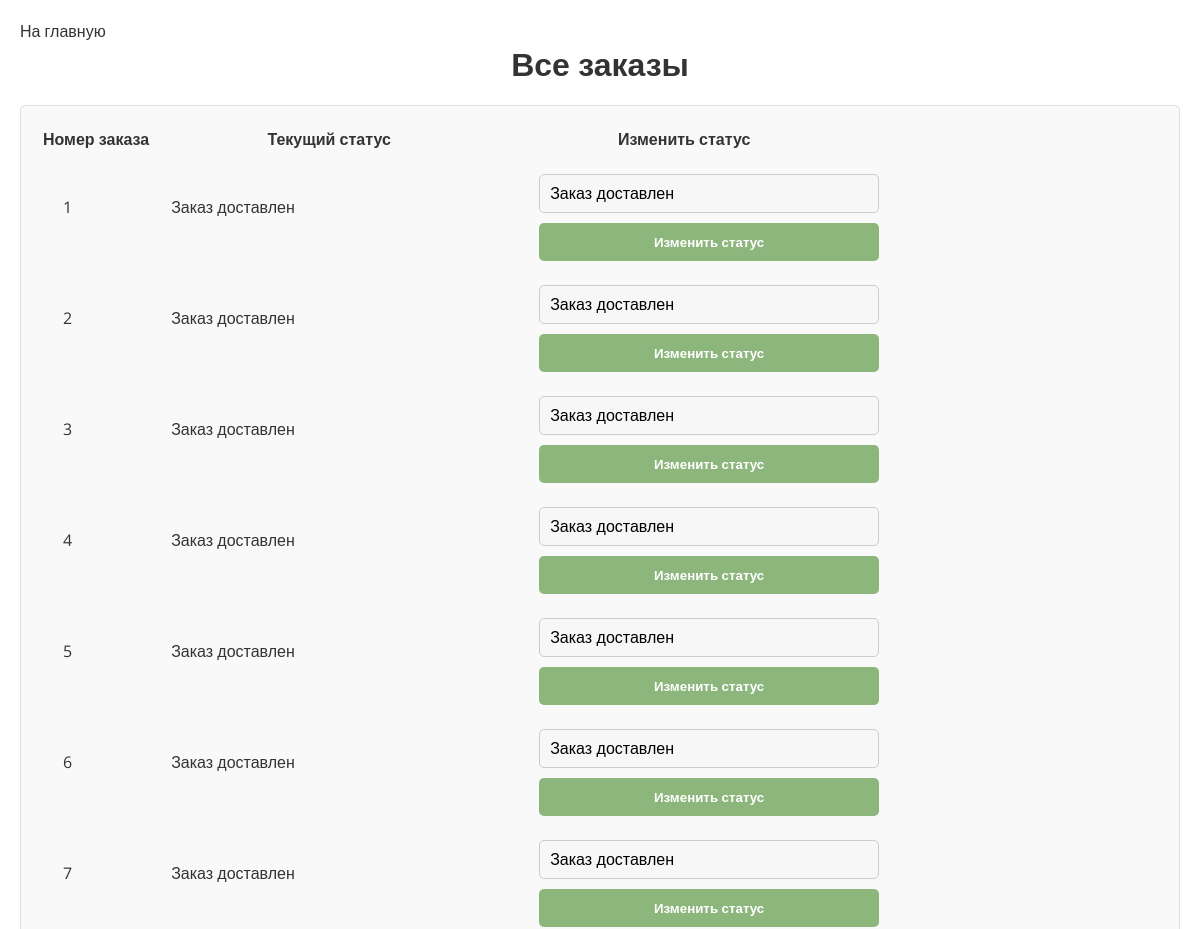
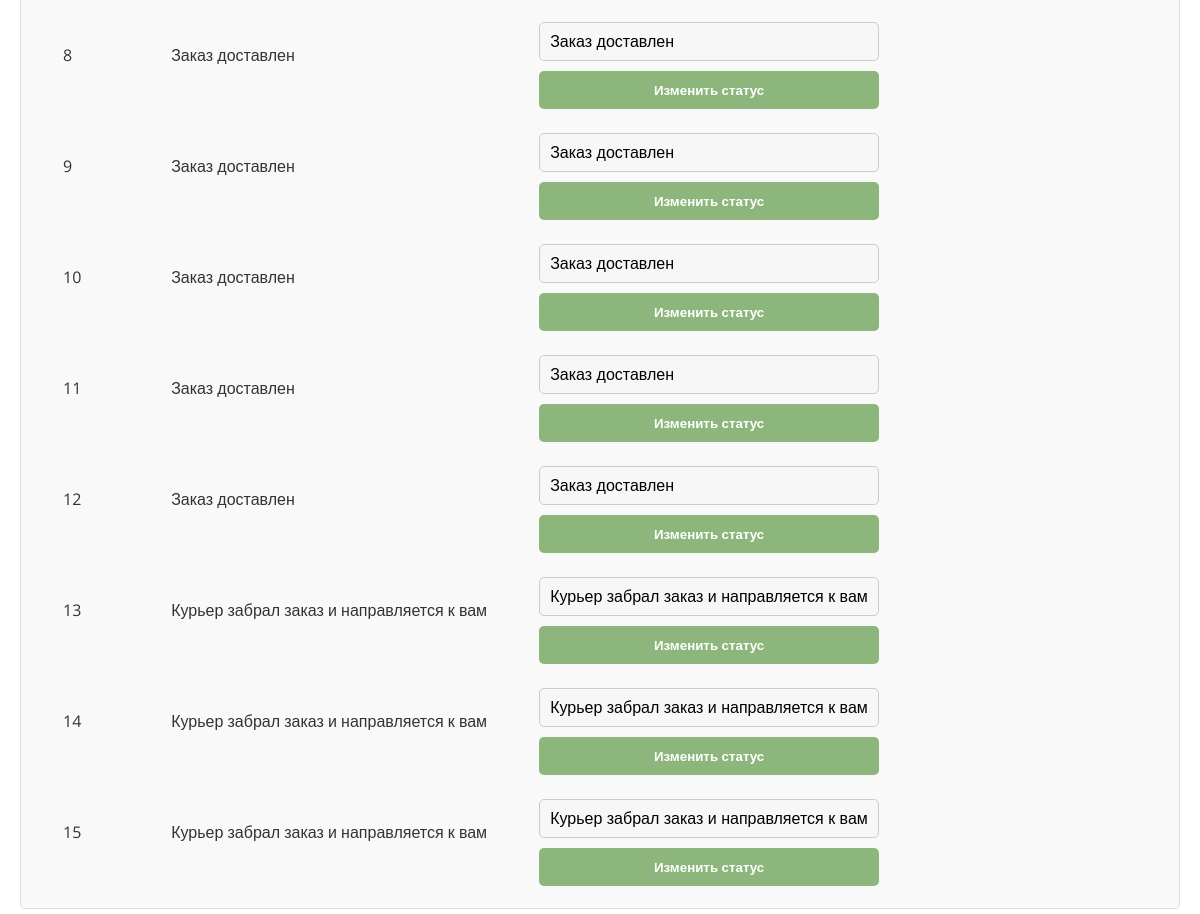
Page /courier (signed in) on the committed database (2 pictures, top to bottom).
### tables this page shows
CREATE TABLE orders (
                id INTEGER PRIMARY KEY AUTOINCREMENT,
                user_id INTEGER NOT NULL,
                courier_id INTEGER,
                status TEXT NOT NULL,
                created_at TEXT DEFAULT (datetime('now'))
            );

### routes/courier_routes.py (the view)
    @login_required
    def decorated_function(*args, **kwargs):
        if not (current_user.is_courier == "yes" or current_user.is_admin == "yes"):
            flash('У вас нет прав для просмотра данной страницы.', 'error')
            return redirect(url_for('auth_routes.login'))
        return f(*args, **kwargs)

### app.py (called while the page is built)
@login_manager.user_loader
def load_user(user_id):
    return User.get(int(user_id))

### models.py (called while the page is built)
    @staticmethod
    def get(user_id):
        with sqlite3.connect(Config.DATABASE) as conn:
            cursor = conn.cursor()
            cursor.execute('SELECT * FROM users WHERE id = ?', (user_id,))
            user = cursor.fetchone()
            if user:
                return User(*user)
        return None

### routes/courier_routes.py (called while the page is built, shortened)
def courier_required(f):
    @login_required
    def decorated_function(*args, **kwargs):
        if not (current_user.is_courier == "yes" or current_user.is_admin == "yes"):
            flash('У вас нет прав для просмотра данной страницы.', 'error')
            return redirect(url_for('auth_routes.login'))
        return f(*args, **kwargs)
    decorated_function.__name__ = f.__name__
    return decorated_function

@courier_routes.route('/courier', methods=['GET', 'POST'])
@courier_required
def courier_panel():
    with sqlite3.connect(Config.DATABASE) as conn:
        cursor = conn.cursor()
        cursor.execute('SELECT id, status FROM orders')
        orders = cursor.fetchall()
    return render_template('couriers.html', current_user=current_user, orders=orders)

### templates/couriers.html (shortened to what this page needs)
<link rel="stylesheet" href="{{ url_for('static', filename='style/panel.css') }}">
<link rel="stylesheet" href="{{ url_for('static', filename='style/cart.css') }}">
<link rel="stylesheet" href="{{ url_for('static', filename='style/cour.css') }}">
{% extends "output.html" %}
{% block content %}
<div class="admin-container">
    <a href="{{ url_for('main_routes.index') }}" class="home-link">На главную</a>
    <h1>Все заказы</h1>
    <div class="admin-section">
        <table id="order-list">
            <thead>
                <tr>
                    <th>Номер заказа  </th>
                    <th class="status">Текущий статус</th>
                    <th>Изменить статус  </th>
                </tr>
            </thead>
            <tbody>
                {% for order in orders %}
                <tr>
                    <td class="status">{{ order[0] }}</td>
                    <td class="status">{{ order[1] }}</td>
                    <td>
                        <br>
                        <form method="post">
                          <select name="status">
                            {% for s in config.STATUS_LIST %}
                              <option value="{{ s }}" {% if s == order[1] %}selected{% endif %}>{{ s }}</option>
                            {% endfor %}
                          </select>
                          <button type="submit">Изменить статус</button>
                        </form>
                    </td>
                </tr>
                {% endfor %}
            </tbody>
        </table>
    </div>
</div>
{% endblock %}

### static/style/panel.css (style rules this page uses)
.admin-container { max-width: 1200px; margin: 0 auto; padding: 20px; background-color: #fff; box-shadow: 0 0 10px rgba(0, 0, 0, 0.1); border-bottom-right-radius: 10px; border-bottom-left-radius: 10px; }
h1 { text-align: center; margin-bottom: 20px; }
.admin-section { flex: 1; min-width: 280px; padding: 20px; background-color: #f9f9f9; border: 1px solid #ddd; border-radius: 5px; }
form { display: flex; flex-direction: column; gap: 10px; }
select { appearance: none; background-color: #f7f7f7; border: 1px solid #ccc; padding: 10px; font-size: 16px; width: 100%; border-radius: 5px; }
select option { background-color: #fff; color: #333; }
input, textarea, button { padding: 10px; border: 1px solid #ccc; border-radius: 5px; outline: none; font-family: "Open Sans", sans-serif; }
button { background-color: #8db67d; color: #fff; border: none; cursor: pointer; transition: background-color 0.3s; font-family: "Open Sans", sans-serif; font-weight: 600; }
.home-link { text-decoration: none; color: inherit; }

### static/style/cart.css (style rules this page uses)
* { margin: 0; padding: 0; box-sizing: border-box; }
.home-link { text-decoration: none; color: inherit; }

### static/style/cour.css (style rules this page uses)
form { margin-left: 50px; }
.status { padding-left: 20px; }

### rows in the picture
orders: id "1", status "Заказ доставлен"
orders: id "2", status "Заказ доставлен"
orders: id "3", status "Заказ доставлен"
orders: id "4", status "Заказ доставлен"
orders: id "5", status "Заказ доставлен"
orders: id "6", status "Заказ доставлен"
orders: id "7", status "Заказ доставлен"
orders: id "8", status "Заказ доставлен"
orders: id "9", status "Заказ доставлен"
orders: id "10", status "Заказ доставлен"
orders: id "11", status "Заказ доставлен"
orders: id "12", status "Заказ доставлен"
orders: id "13", status "Курьер забрал заказ и направляется к вам"
orders: id "14", status "Курьер забрал заказ и направляется к вам"
orders: id "15", status "Курьер забрал заказ и направляется к вам"
